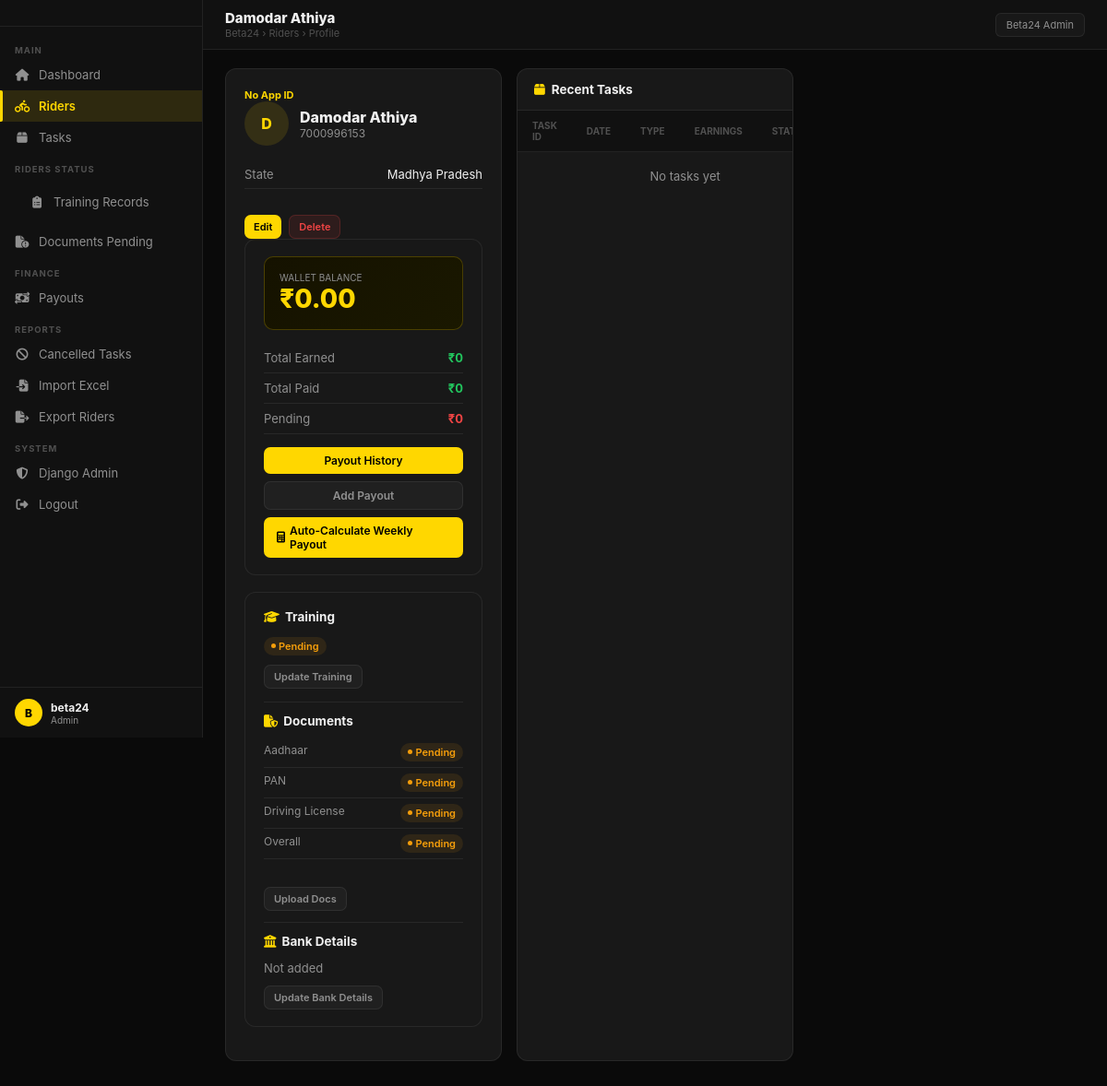
Screenshot of /riders/5/ (signed in) with the database file from the repository.
### riders/models.py (models this page shows, shortened)
class Rider(models.Model):
    STATUS_CHOICES = [
        ('new', 'New'),
        ('training_pending', 'Training Pending'),
        ('documents_pending', 'Documents Pending'),
        ('ready', 'Ready for Activation'),
        ('active', 'Active'),
        ('inactive', 'Inactive'),
    ]
    beta_code = models.CharField(max_length=30, blank=True, unique=False, null=True)
    name = models.CharField(max_length=100)
    mobile = models.CharField(max_length=15, unique=True)
    email = models.EmailField(blank=True)
    state = models.CharField(max_length=100, default='Madhya Pradesh', blank=True)
    city = models.CharField(max_length=100, default='Bhopal')
    vehicle_type = models.CharField(max_length=50, default='Bike')
    joining_date = models.DateField(default=timezone.now)
    status = models.CharField(max_length=30, choices=STATUS_CHOICES, default='new')
    wallet_balance = models.DecimalField(max_digits=10, decimal_places=2, default=0)
    rating = models.DecimalField(max_digits=3, decimal_places=1, default=5.0)
    profile_photo = models.ImageField(upload_to='riders/photos/', blank=True, null=True)
    address = models.TextField(blank=True)
    emergency_contact = models.CharField(max_length=15, blank=True)
    created_at = models.DateTimeField(auto_now_add=True)
    updated_at = models.DateTimeField(auto_now=True)
    @property
    def total_earnings(self):
        return self.wallet_transactions.filter(txn_type='credit').aggregate(
            total=models.Sum('amount'))['total'] or 0
    @property
    def total_paid(self):
        return self.payouts.filter(status='paid').aggregate(
            total=models.Sum('amount'))['total'] or 0
    @property
    def pending_amount(self):
        return self.total_earnings - self.total_paid
    class Meta:
        ordering = ['-created_at']

class RiderTraining(models.Model):
    TRAINING_STATUS = [
        ('pending', 'Pending'),
        ('completed', 'Completed'),
        ('rejected', 'Rejected'),
    ]
    NOT_DONE_REASONS = [
        ('not_interested', 'Not Interested'),
        ('not_reachable', 'Phone Not Reachable'),
        ('docs_missing', 'Documents Missing'),
        ('failed_verification', 'Failed Verification'),
        ('other', 'Other'),
    ]
    rider = models.OneToOneField(Rider, on_delete=models.CASCADE, related_name='training')
    status = models.CharField(max_length=20, choices=TRAINING_STATUS, default='pending')
    reason = models.CharField(max_length=50, choices=NOT_DONE_REASONS, blank=True)
    reason_detail = models.TextField(blank=True)
    training_date = models.DateField(null=True, blank=True)
    alternate_number = models.CharField(max_length=15, blank=True)
    location = models.CharField(max_length=150, blank=True)
    state = models.CharField(max_length=100, blank=True)
    city = models.CharField(max_length=100, blank=True)
    training_done_by = models.CharField(max_length=100, blank=True)
    final_remark = models.TextField(blank=True)
    updated_at = models.DateTimeField(auto_now=True)

class RiderDocument(models.Model):
    DOC_STATUS = [
        ('pending', 'Pending'),
        ('uploaded', 'Uploaded'),
        ('rejected', 'Rejected'),
        ('approved', 'Approved'),
    ]
    rider = models.OneToOneField(Rider, on_delete=models.CASCADE, related_name='documents')
    aadhaar_number = models.CharField(max_length=20, blank=True)
    aadhaar_front = models.ImageField(upload_to='docs/aadhaar/', blank=True, null=True)
    aadhaar_back = models.ImageField(upload_to='docs/aadhaar/', blank=True, null=True)
    aadhaar_status = models.CharField(max_length=20, choices=DOC_STATUS, default='pending')
    dl_number = models.CharField(max_length=30, blank=True)
    dl_front = models.ImageField(upload_to='docs/dl/', blank=True, null=True)
    dl_back = models.ImageField(upload_to='docs/dl/', blank=True, null=True)
    dl_status = models.CharField(max_length=20, choices=DOC_STATUS, default='pending')
    rc_number = models.CharField(max_length=30, blank=True)
    rc_front = models.ImageField(upload_to='docs/rc/', blank=True, null=True)
    rc_status = models.CharField(max_length=20, choices=DOC_STATUS, default='pending')
    insurance_number = models.CharField(max_length=40, blank=True)
    insurance_doc = models.ImageField(upload_to='docs/insurance/', blank=True, null=True)
    insurance_expiry = models.DateField(null=True, blank=True)
    insurance_status = models.CharField(max_length=20, choices=DOC_STATUS, default='pending')
    marksheet_doc = models.ImageField(upload_to='docs/marksheet/', blank=True, null=True)
    marksheet_status = models.CharField(max_length=20, choices=DOC_STATUS, default='pending')
    police_verification_doc = models.ImageField(upload_to='docs/police/', blank=True, null=True)
    police_verification_status = models.CharField(max_length=20, choices=DOC_STATUS, default='pending')
    pan_number = models.CharField(max_length=20, blank=True)
    pan_doc = models.ImageField(upload_to='docs/pan/', blank=True, null=True)
    pan_status = models.CharField(max_length=20, choices=DOC_STATUS, default='pending')
    overall_status = models.CharField(max_length=20, choices=DOC_STATUS, default='pending')
    updated_at = models.DateTimeField(auto_now=True)

### riders/views.py (the view)
# urls.py: path('<int:pk>/', views.rider_detail, name='rider_detail'),
@login_required
def rider_detail(request, pk):
    rider = get_object_or_404(Rider, pk=pk)
    training = getattr(rider, 'training', None)
    docs = getattr(rider, 'documents', None)
    tasks = rider.tasks.all()[:10]
    txns = rider.wallet_transactions.all()[:10]
    doc_status = []
    if docs:
        doc_status = [
            ('Aadhaar', docs.aadhaar_status),
            ('PAN', docs.pan_status),
            ('Driving License', docs.dl_status),
            ('Overall', docs.overall_status),
        ]
    wallet_rows = [
        ('Total Earned', rider.total_earnings, 'text-g'),
        ('Total Paid', rider.total_paid, 'text-g'),
        ('Pending', rider.pending_amount, 'text-r'),
    ]
    return render(request, 'riders/detail.html', {
        'rider': rider, 'training': training, 'docs': docs,
        'tasks': tasks, 'txns': txns, 'doc_status': doc_status,
        'wallet_rows': wallet_rows,
    })

### templates/riders/detail.html (shortened to what this page needs)
{% extends 'base.html' %}
{% block page_title %}{{ rider.name }}{% endblock %}
{% block breadcrumb %}Riders › Profile{% endblock %}
{% block content %}
<div style="display:grid;grid-template-columns:1fr 1fr 1fr;gap:16px;margin-bottom:18px;">
  <div class="card">
    <div style="font-size:11px;color:var(--y);font-weight:700;margin-top:3px;">{{ rider.beta_code|default:"No App ID" }}</div>
    <div style="display:flex;align-items:center;gap:12px;margin-bottom:16px;">
      <div class="rav rav-lg">{{ rider.name|first }}</div>
      <div><div style="font-size:16px;font-weight:800;">{{ rider.name }}</div><div style="font-size:12px;color:var(--t2);">{{ rider.mobile }}</div></div>
    </div>
  <div class="fg" style="margin-bottom:0;">
      <div style="display:flex;justify-content:space-between;padding:7px 0;border-bottom:1px solid var(--b);font-size:13px;"><span style="color:var(--t2);">State</span><span>{{ rider.state }}</span></div>
    </div>
    <div style="display:flex;gap:8px;margin-top:14px;">
    <div style="display:flex;gap:8px;margin-top:14px;">
      <a href="{% url 'rider_edit' rider.pk %}" class="btn btn-y btn-sm">Edit</a>
      <a href="{% url 'rider_delete' rider.pk %}" class="btn btn-r btn-sm">Delete</a>
    </div>
  </div>
  <div class="card">
    <div style="background:linear-gradient(135deg,#151200,#1a1800);border:1px solid var(--by);border-radius:10px;padding:16px;margin-bottom:14px;">
      <div style="font-size:10px;color:var(--t2);text-transform:uppercase;">Wallet Balance</div>
      <div style="font-size:28px;font-weight:800;color:var(--y);">&#8377;{{ rider.wallet_balance }}</div>
    </div>
    {% for l,v,cls in wallet_rows %}
    <div style="display:flex;justify-content:space-between;padding:8px 0;border-bottom:1px solid var(--b);font-size:13px;">
      <span style="color:var(--t2);">{{ l }}</span><span class="{{ cls }} fw7">&#8377;{{ v }}</span>
    </div>
    {% endfor %}
    <a href="{% url 'rider_payout_summary' rider.pk %}" class="btn btn-y" style="width:100%;justify-content:center;margin-top:14px;">Payout History</a>
    <a href="{% url 'payout_add' %}" class="btn btn-ghost" style="width:100%;justify-content:center;margin-top:8px;">Add Payout</a>
    <a href="{% url 'auto_calculate_payout' rider.pk %}" class="btn btn-y" style="width:100%;justify-content:center;margin-top:8px;"><i class="fa-solid fa-calculator"></i> Auto-Calculate Weekly Payout</a>
  </div>
  <div class="card">
    <div style="margin-bottom:14px;">
      <div class="card-title" style="margin-bottom:10px;"><i class="fa-solid fa-graduation-cap" style="color:var(--y);margin-right:6px;"></i>Training</div>
      {% if training %}
        <span class="badge {% if training.status == 'completed' %}b-g{% elif training.status == 'rejected' %}b-r{% else %}b-w{% endif %}">{{ training.get_status_display }}</span>
      {% else %}<span style="color:var(--t2);font-size:13px;">Not set</span>{% endif %}
      <br><a href="{% url 'training_update' rider.pk %}" class="btn btn-ghost btn-sm" style="margin-top:10px;">Update Training</a>
    </div>
    <hr style="border:none;border-top:1px solid var(--b);margin:12px 0;">
    <div>
      <div class="card-title" style="margin-bottom:10px;"><i class="fa-solid fa-file-shield" style="color:var(--y);margin-right:6px;"></i>Documents</div>
      {% if docs %}
        {% for l,s in doc_status %}
        <div style="display:flex;justify-content:space-between;padding:6px 0;font-size:12px;border-bottom:1px solid var(--b);">
          <span style="color:var(--t2);">{{ l }}</span>
          <span class="badge {% if s == 'approved' %}b-g{% elif s == 'rejected' %}b-r{% elif s == 'uploaded' %}b-b{% else %}b-w{% endif %}">{{ s|title }}</span>
        </div>
        {% endfor %}
      {% else %}<span style="color:var(--t2);font-size:13px;">No documents</span>{% endif %}
      <br><a href="{% url 'document_update' rider.pk %}" class="btn btn-ghost btn-sm" style="margin-top:10px;">Upload Docs</a>
    </div>
    <hr style="border:none;border-top:1px solid var(--b);margin:12px 0;">
    <div>
      <div class="card-title" style="margin-bottom:10px;"><i class="fa-solid fa-building-columns" style="color:var(--y);margin-right:6px;"></i>Bank Details</div>
      {% if rider.bank_detail %}
        <div style="font-size:12px;color:var(--t2);">{{ rider.bank_detail.bank_name|default:"Not set" }}</div>
        <div style="font-size:12px;color:var(--t2);">A/C: ****{{ rider.bank_detail.account_number|slice:"-4:" }}</div>
        <span class="badge {% if rider.bank_detail.verify_status == 'verified' %}b-g{% elif rider.bank_detail.verify_status == 'mismatch' %}b-r{% else %}b-w{% endif %}">{{ rider.bank_detail.verify_status|title }}</span>
      {% else %}<span style="color:var(--t2);font-size:13px;">Not added</span>{% endif %}
      <br><a href="{% url 'bank_detail_update' rider.pk %}" class="btn btn-ghost btn-sm" style="margin-top:10px;">Update Bank Details</a>
    </div>
  </div>
</div>
<div class="tbl-wrap">
  <div class="tbl-hd"><div class="card-title"><i class="fa-solid fa-box" style="color:var(--y);margin-right:7px;"></i>Recent Tasks</div></div>
  <table>
    <thead><tr><th>Task ID</th><th>Date</th><th>Type</th><th>Earnings</th><th>Status</th><th></th></tr></thead>
    <tbody>
    {% for t in tasks %}
    <tr>
      <td class="text-y fw7">{{ t.task_id }}</td><td>{{ t.task_date }}</td><td>{{ t.get_task_type_display }}</td>
      <td class="text-g fw7">{% if t.earnings %}&#8377;{{ t.earnings }}{% else %}-{% endif %}</td>
      <td><span class="badge {% if t.status == 'completed' %}b-g{% elif t.status == 'cancelled' %}b-r{% else %}b-w{% endif %}">{{ t.status|title }}</span></td>
      <td><a href="{% url 'task_detail' t.pk %}" class="btn btn-ghost btn-sm">View</a></td>
    </tr>
    {% empty %}<tr><td colspan="6" style="text-align:center;color:var(--t2);padding:18px;">No tasks yet</td></tr>
    {% endfor %}
    </tbody>
  </table>
</div>
{% endblock %}

### templates/base.html (shortened to what this page needs)
{% load static %}
<!DOCTYPE html>
<html lang="en">
<head>
<link rel="stylesheet" href="https://cdnjs.cloudflare.com/ajax/libs/font-awesome/6.5.0/css/all.min.css">
</head>
<body>
<aside class="sb">
  <div class="sb-logo">
  </div>
  <nav class="sb-nav">
    <div class="sb-sec">Main</div>
    <div class="sb-item {% if request.resolver_match.url_name == 'dashboard' %}active{% endif %}">
      <a href="{% url 'dashboard' %}"><i class="fa-solid fa-house"></i> Dashboard</a>
    </div>
    <div class="sb-item {% if 'rider' in request.resolver_match.url_name|default:'' %}active{% endif %}">
      <a href="{% url 'rider_list' %}"><i class="fa-solid fa-person-biking"></i> Riders</a>
    </div>
    <div class="sb-item {% if 'task' in request.resolver_match.url_name|default:'' %}active{% endif %}">
      <a href="{% url 'task_list' %}"><i class="fa-solid fa-box"></i> Tasks</a>
    </div>
    <div class="sb-sec">Riders Status</div>
    <div class="sb-item">
      <div class="sb-item">
      <a href="{% url 'training_records' %}"><i class="fa-solid fa-clipboard-list"></i> Training Records</a>
    </div>
    </div>
    <div class="sb-item">
      <a href="{% url 'rider_list' %}?status=documents_pending"><i class="fa-solid fa-file-circle-exclamation"></i> Documents Pending</a>
    </div>
    <div class="sb-sec">Finance</div>
    <div class="sb-item {% if 'payout' in request.resolver_match.url_name|default:'' %}active{% endif %}">
      <a href="{% url 'payout_list' %}"><i class="fa-solid fa-money-bill-transfer"></i> Payouts</a>
    </div>
    <div class="sb-sec">Reports</div>
    <div class="sb-item">
      <a href="{% url 'cancelled_tasks' %}"><i class="fa-solid fa-ban"></i> Cancelled Tasks</a>
    </div>
    <div class="sb-item">
      <a href="{% url 'excel_import' %}"><i class="fa-solid fa-file-import"></i> Import Excel</a>
    </div>
    <div class="sb-item">
      <a href="{% url 'excel_export' %}"><i class="fa-solid fa-file-export"></i> Export Riders</a>
    </div>
    <div class="sb-sec">System</div>
    <div class="sb-item">
      <a href="/admin/"><i class="fa-solid fa-shield-halved"></i> Django Admin</a>
    </div>
    <div class="sb-item">
      <a href="{% url 'logout' %}"><i class="fa-solid fa-right-from-bracket"></i> Logout</a>
    </div>
  </nav>
  <div class="sb-foot">
    <div class="sb-av">{{ request.user.username|first|upper }}</div>
    <div>
      <div style="font-size:12px;font-weight:700;">{{ request.user.username }}</div>
      <div style="font-size:10px;color:var(--t2);">Admin</div>
    </div>
  </div>
</aside>
<div class="main">
  <div class="topbar">
    <div>
      <div class="topbar-l">{% block page_title %}Dashboard{% endblock %}</div>
      <div class="topbar-sub">Beta24 › {% block breadcrumb %}{% endblock %}</div>
    </div>
    <div class="topbar-r">
      <span style="font-size:11px;color:var(--t2);background:var(--card);border:1px solid var(--b);padding:5px 11px;border-radius:6px;">Beta24 Admin</span>
    </div>
  </div>
  <div class="content">
    {% block content %}{% endblock %}
  </div>
</div>
</body>
</html>

### rows the page displays
Rider: name "Damodar Athiya", beta_code "No App ID", name|first "D", mobile "7000996153", state "Madhya Pradesh", wallet_balance "0.00"
RiderTraining: status "Pending"
RiderDocument: doc_status "Pending" "Pending" "Pending" "Pending"

### other values shown
{{ request.user.username|first|upper }} "B"
{{ request.user.username }} "beta24"
{{ l }} "Total Earned" "Total Paid" "Pending"
{{ v }} "0" "0" "0"
{{ l }} "Aadhaar" "PAN" "Driving License" "Overall"
